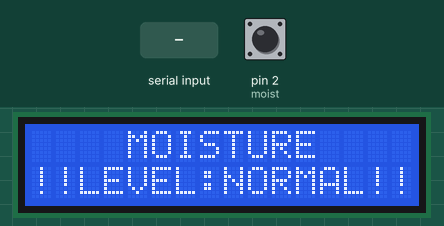
Simulated run of this sketch. Board: Arduino Uno, built with avr-gcc and run on an emulated ATmega328P. Shown: 16×2 character LCD. Inputs (shaded band) come from the test bench; at power-on: pin 2 (moist) LOW. The modem accepts every AT command (registered, SIM ready, sends succeed) and sends nothing else; what the sketch prints to the serial monitor is not drawn.

Above: at 1.2 s.
1.3 s: pin 2 (moist) pulsed HIGH 5 times (0.12 s each, 0.3 s apart)
5.8 s: "1" received over Serial
At 5.8 s:
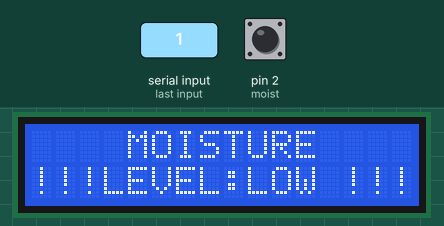
Timing chart, 0 to 8.8 s (numbered marks = the images above; inputs shaded):
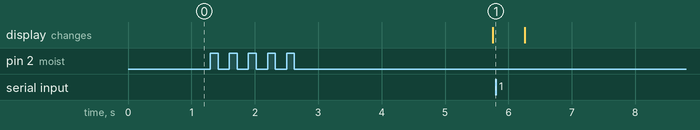

The sketch:

Adrunio_Code.ino
```cpp
#include <SoftwareSerial.h>
#include<LiquidCrystal.h>
LiquidCrystal lcd(9, 8, 7, 6, 5, 4);
SoftwareSerial mySerial(11, 13);

int moist = 2;
int pump = 3;
int mois, mois1, rain;

void setup() {
  mySerial.begin(9600);
  Serial.begin(9600);
  lcd.begin(16, 2);

  pinMode(moist, INPUT);


  lcd.setCursor(0, 0);
  lcd.print("    MOISTURE    ");
  lcd.setCursor(0, 1);
  lcd.print("   MONITORING   ");

}

void loop() {
  digitalWrite(pump , LOW);

  mois = digitalRead(moist);

  Serial.print(mois);
  Serial.println();
  if (mois == HIGH)
  {
    digitalWrite(pump , HIGH); SendMessage();
    Serial.print("!!!LEVEL:LOW !!!");
    Serial.println();
    lcd.setCursor(0, 0);
    lcd.print("    MOISTURE    ");
    lcd.setCursor(0, 1);
    lcd.print("!!!LEVEL:LOW !!!");
    delay(500);  digitalWrite(pump , LOW);
  }
  else
  {
    digitalWrite(pump , LOW);
    lcd.setCursor(0, 0);
    lcd.print("    MOISTURE    ");
    lcd.setCursor(0, 1);
    lcd.print("!!LEVEL:NORMAL!!");
    Serial.print("!!!LEVEL:NORMAL!!!");
    Serial.println();

    delay(500);
  }
  if (Serial.available() > 0)
  {
    if (mySerial.available() > 0)
      Serial.write(mySerial.read());
  }

}

void SendMessage()
{
  mySerial.println("AT+CMGF=1");
  delay(1000);
  mySerial.println("AT+CMGS=\"+91xxxxx\"\r");
  delay(1000);
  mySerial.println("!!!STARTING>>>>>>!!!");
  delay(100);
  mySerial.println((char)26);
  delay(1000);
}
```
